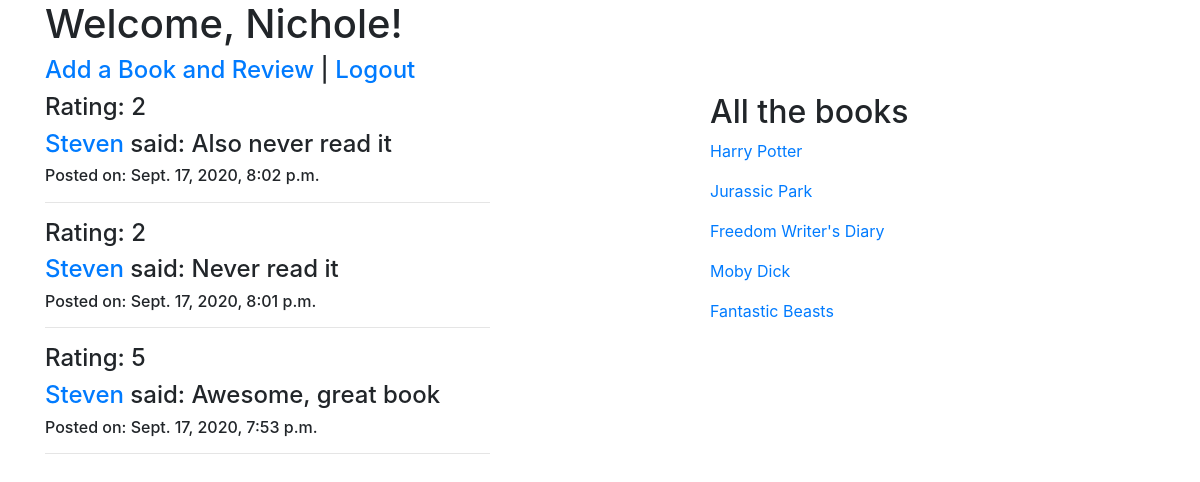
The app's page /books (signed in) with its own data.
### dojo_reads_app/models.py (models this page shows)
class User(models.Model):
    name = models.CharField(max_length=45)
    alias = models.CharField(max_length=45)
    email = models.CharField(max_length=255)
    password = models.CharField(max_length=255)
    created_at = models.DateTimeField(auto_now_add=True)
    updated_at = models.DateTimeField(auto_now=True)
    objects = UserManager()

class Review(models.Model):
    content = models.TextField()
    rating = models.IntegerField(validators=[MinValueValidator(1), MaxValueValidator(5)])
    created_at = models.DateTimeField(auto_now_add=True)
    updated_at = models.DateTimeField(auto_now=True)
    user = models.ForeignKey(User, related_name="reviews", on_delete=models.CASCADE)
    book = models.ForeignKey(Book, related_name="reviews", on_delete=models.CASCADE)

class Book(models.Model):
    title = models.CharField(max_length=45)
    author = models.CharField(max_length=45)
    created_at = models.DateTimeField(auto_now_add=True)
    updated_at = models.DateTimeField(auto_now=True)
    objects = BookManager()

### dojo_reads_app/views.py (the view)
# urls.py: path('books', views.books),
def books(request):
    if 'logged_in_user' not in request.session:
        return redirect("/")
    else:
        context = {
            'logged_in': User.objects.get(id=request.session['logged_in_user']),
            'allbooks': Book.objects.all(),
            'reviews': Review.objects.all().order_by("-created_at")[:3]
        }
        return render(request, "dashboard.html", context)

### dojo_reads_app/templates/dashboard.html (shortened to what this page needs)
<!DOCTYPE html>
<html lang="en">
<head>
    <link rel="stylesheet" href="https://stackpath.bootstrapcdn.com/bootstrap/4.5.2/css/bootstrap.min.css">
</head>
<body>
    <div class="container">
        <h1>Welcome, {{ logged_in.name }}!</h1>
        <h4 style="justify-content: right;"><a href="/books/add">Add a Book and Review</a> | <a href="/logout">Logout</a></h4>
        <div class="row">
            <div class="col-sm-5">
                {% for r in reviews %}
                <h4>Rating: {{r.rating}}</h4>
                <h4><a href="/users/{{b.user.id}}">{{r.user.alias}}</a> said: {{r.content}}</h4>
                <h6>Posted on: {{r.created_at}}</h6>
                <hr>
                {% endfor %}
            </div>
            <div class="col-sm-2"></div>
            <div class="col-sm-5">
                <h2>All the books</h2>
                {% for a in allbooks %}
                    <p><a href="/books/{{a.id}}">{{a.title}}</a></p>
                {% endfor %}
            </div>
        </div>
    </div>
</body>
</html>

### records on screen
User: name "Nichole"
Review: rating "2", user.alias "Steven", content "Also never read it", created_at "Sept. 17, 2020, 8:02 p.m."
Review: rating "2", user.alias "Steven", content "Never read it", created_at "Sept. 17, 2020, 8:01 p.m."
Review: rating "5", user.alias "Steven", content "Awesome, great book", created_at "Sept. 17, 2020, 7:53 p.m."
Book: title "Harry Potter"
Book: title "Jurassic Park"
Book: title "Freedom Writer's Diary"
Book: title "Moby Dick"
Book: title "Fantastic Beasts"
